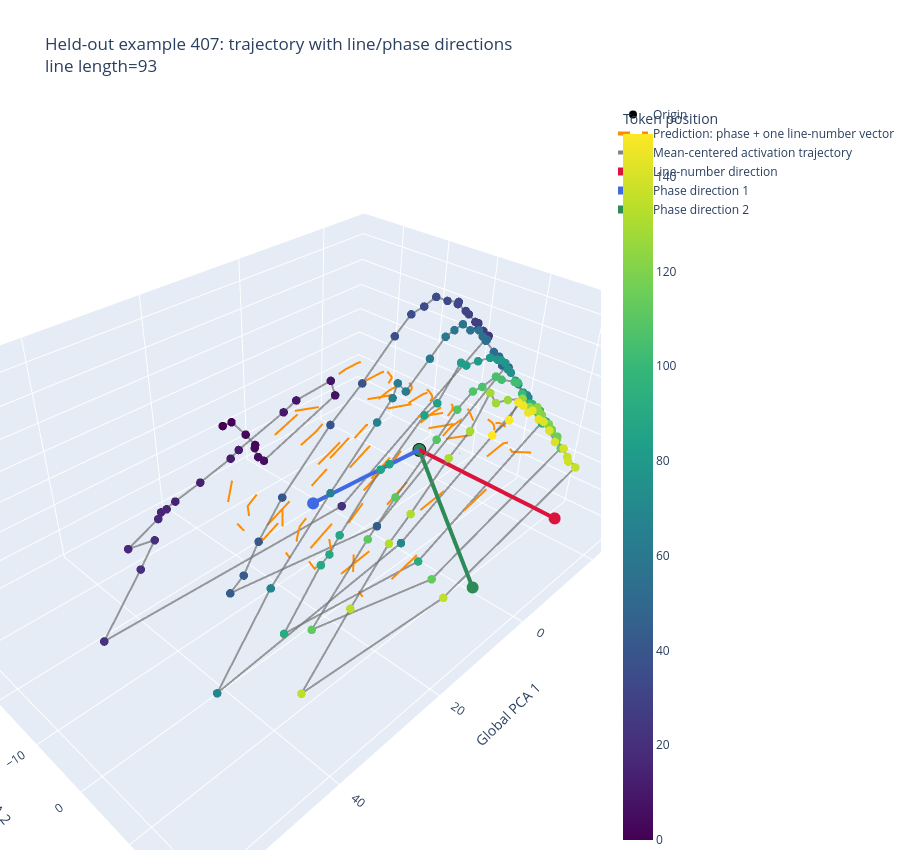

Here is the notebook cell this chart was saved with:
### Markdown cell above
## Overlay line and phase directions on one held-out trajectory

The directions are projected into the shared global 3D PCA coordinates used for the intervention analysis. The held-out activation trajectory is mean-centered by the global PCA mean. Colored rays show the learned line-number direction and the two leading phase-subspace directions.

### Code cell
EXAMPLE_SEED = 25_004
if PREDICTION_MODEL not in PREDICTION_MODEL_OPTIONS:
    raise ValueError(
        f"PREDICTION_MODEL must be one of: {list(PREDICTION_MODEL_OPTIONS)}"
    )
example_rng = np.random.default_rng(EXAMPLE_SEED)
example_index = int(example_rng.integers(N_EVAL_EXAMPLES))

# Project the mean-centered trajectory and learned full-space directions into
# the same global PCA basis.
example_coordinates = global_pca.transform(X_eval[example_index])
predicted_coordinates = global_pca.transform(
    predictions[PREDICTION_MODEL][example_index]
)
line_direction_coordinates = line_vector @ global_pca.components_.T
phase_direction_coordinates = phase_basis.T @ global_pca.components_.T

trajectory_scale = float(np.median(np.linalg.norm(example_coordinates, axis=1)))
trajectory_scale = max(trajectory_scale, 1.0)

def scaled_direction(direction, scale=trajectory_scale):
    norm = np.linalg.norm(direction)
    return direction / max(norm, 1e-12) * scale

line_arrow = scaled_direction(line_direction_coordinates)
phase_arrow_1 = scaled_direction(phase_direction_coordinates[0])
phase_arrow_2 = scaled_direction(phase_direction_coordinates[1])

fig = go.Figure()
fig.add_trace(go.Scatter3d(
    x=[0], y=[0], z=[0], mode="markers", marker=dict(size=8, color="black"),
    name="Origin", hovertemplate="(0, 0, 0)<extra>Origin</extra>"
))
fig.add_trace(go.Scatter3d(
    x=predicted_coordinates[:, 0], y=predicted_coordinates[:, 1], z=predicted_coordinates[:, 2],
    mode="lines", line=dict(color="darkorange", width=4, dash="dash"),
    name=f"Prediction: {PREDICTION_MODEL_OPTIONS[PREDICTION_MODEL]}",
    text=[f"position {i}" for i in range(seq_len)],
    hovertemplate="%{text}<extra>Predicted activation</extra>",
))
fig.add_trace(go.Scatter3d(
    x=example_coordinates[:, 0], y=example_coordinates[:, 1], z=example_coordinates[:, 2],
    mode="lines+markers", marker=dict(size=5, color=np.arange(seq_len), colorscale="Viridis",
    colorbar=dict(title="Token position")), line=dict(color="rgba(80,80,80,0.7)", width=4),
    name="Mean-centered activation trajectory",
    text=[f"position {i}" for i in range(seq_len)],
    hovertemplate="%{text}<extra>Activation</extra>",
))
for endpoint, name, color in [
    (line_arrow, "Line-number direction", "crimson"),
    (phase_arrow_1, "Phase direction 1", "royalblue"),
    (phase_arrow_2, "Phase direction 2", "seagreen"),
]:
    fig.add_trace(go.Scatter3d(
        x=[0, endpoint[0]], y=[0, endpoint[1]], z=[0, endpoint[2]],
        mode="lines+markers", line=dict(color=color, width=8),
        marker=dict(size=7, color=color), name=name,
        hovertemplate=f"{name}<extra></extra>",
    ))
fig.update_layout(
    title=(f"Held-out example {example_index}: trajectory with line/phase directions<br>"
           f"line length={widths_eval[example_index]:.0f}"),
    scene=dict(xaxis_title="Global PCA 1", yaxis_title="Global PCA 2", zaxis_title="Global PCA 3"),
    height=850, margin=dict(l=0, r=0, b=0, t=100),
)
display(fig)
print(f"Displayed held-out example index: {example_index}")
print(f"Displayed prediction model: {PREDICTION_MODEL_OPTIONS[PREDICTION_MODEL]}")

### Figure 1 — Plotly figure (JSON) as saved in the notebook; plotly's stock layout.template omitted (floating-point values rounded to 4 significant figures; data arrays with more than 128 entries replaced by an {"elided": "..."} marker saying what was removed)
{"data": [{"hovertemplate": "(0, 0, 0)<extra>Origin</extra>", "marker": {"color": "black", "size": 8}, "mode": "markers", "name": "Origin", "type": "scatter3d", "x": [0], "y": [0], "z": [0]}, {"hovertemplate": "%{text}<extra>Predicted activation</extra>", "line": {"color": "darkorange", "dash": "dash", "width": 4}, "mode": "lines", "name": "Prediction: phase + one line-number vector", "text": {"elided": "150 str values"}, "type": "scatter3d", "x": {"elided": "150 float values"}, "y": {"elided": "150 float values"}, "z": {"elided": "150 float values"}}, {"hovertemplate": "%{text}<extra>Activation</extra>", "line": {"color": "rgba(80,80,80,0.7)", "width": 4}, "marker": {"color": {"elided": "150 int values"}, "colorbar": {"title": {"text": "Token position"}}, "colorscale": [[0, "#440154"], [0.1111, "#482878"], [0.2222, "#3e4989"], [0.3333, "#31688e"], [0.4444, "#26828e"], [0.5556, "#1f9e89"], [0.6667, "#35b779"], [0.7778, "#6ece58"], [0.8889, "#b5de2b"], [1, "#fde725"]], "size": 5}, "mode": "lines+markers", "name": "Mean-centered activation trajectory", "text": {"elided": "150 str values"}, "type": "scatter3d", "x": {"elided": "150 float values"}, "y": {"elided": "150 float values"}, "z": {"elided": "150 float values"}}, {"hovertemplate": "Line-number direction<extra></extra>", "line": {"color": "crimson", "width": 8}, "marker": {"color": "crimson", "size": 7}, "mode": "lines+markers", "name": "Line-number direction", "type": "scatter3d", "x": [0, -7.331], "y": [0, 19.83], "z": [0, -6.084]}, {"hovertemplate": "Phase direction 1<extra></extra>", "line": {"color": "royalblue", "width": 8}, "marker": {"color": "royalblue", "size": 7}, "mode": "lines+markers", "name": "Phase direction 1", "type": "scatter3d", "x": [0, 21.95], "y": [0, -0.7791], "z": [0, 1.286]}, {"hovertemplate": "Phase direction 2<extra></extra>", "line": {"color": "seagreen", "width": 8}, "marker": {"color": "seagreen", "size": 7}, "mode": "lines+markers", "name": "Phase direction 2", "type": "scatter3d", "x": [0, 3.039], "y": [0, 14.21], "z": [0, -16.53]}], "layout": {"height": 850, "margin": {"b": 0, "l": 0, "r": 0, "t": 100}, "scene": {"xaxis": {"title": {"text": "Global PCA 1"}}, "yaxis": {"title": {"text": "Global PCA 2"}}, "zaxis": {"title": {"text": "Global PCA 3"}}}, "title": {"text": "Held-out example 407: trajectory with line/phase directions<br>line length=93"}}}
